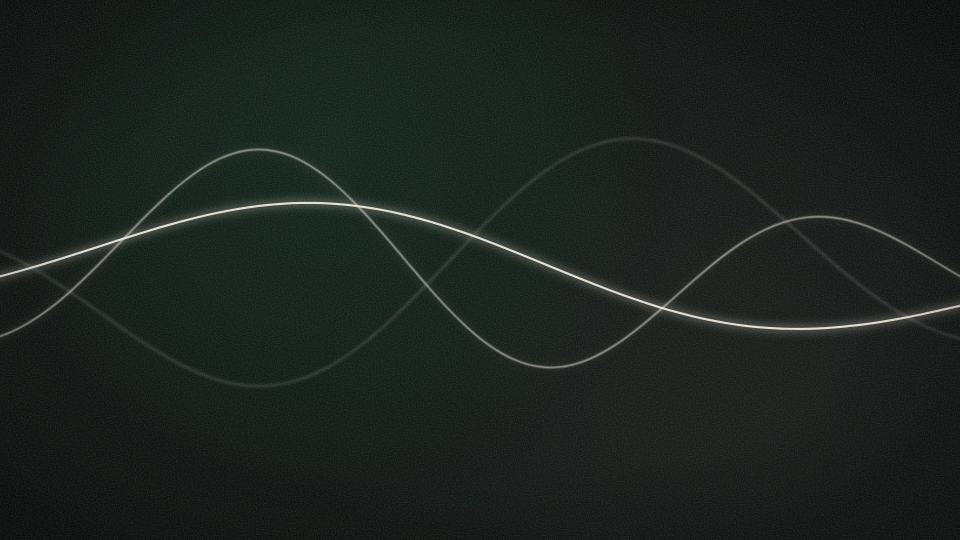
#> input picture skills/video-film-maker/references/产品片/参照图/反例_01_乱线.jpg, 1920 x 1080 px (shown at 1/2 size)
$ python look_check.py '../../skills/video-film-maker/references/产品片/参照图/反例_01_乱线.jpg'
#> lines starting #> are read from the running program, lines starting #| are printed output that depends on the picture
"""看片体检：量一批静帧够不够亮，再拼一张「手机上看是什么样」的小图。

「整体偏暗、手机上看不清」是深色界面产品片最常见的毛病，而且做的人自己最不容易发现
（显示器亮、屋里暗、盯久了眼睛适应）。所以每一轮抽帧之后跑一遍这个，用数字说话。

用法（片场的 Python）：
    film-kit\\.venv\\Scripts\\python.exe film-kit\\tools\\look_check.py <图片或目录> [更多图片或目录…]
        [--out 手机视角.jpg] [--phone 390] [--cols 3] [--light 文件名里含这个词的按亮场判]

量什么（亮度按 Rec.709 算，0–100）：
    平均亮度   整幅画面的平均。暗场镜头低于 9 就是偏暗，低于 6 手机上基本看不清
    死黑占比   亮度低于 4 的像素占多少。超过 60% 说明画面大半是黑的
    亮部       第 99 百分位的亮度（最亮的那 1% 像素，通常是字和强调色）。低于 40 说明连最亮的地方都发灰
    主体亮度   画面中间 60% 区域的平均（主角通常在这里）
亮场镜头（文件名带 --light 指定的词，或平均亮度本来就高于 50）只查「是不是过曝」。

返回码：有「偏暗」的帧返回 2，方便接进流水线；全部合格返回 0。
"""
from __future__ import annotations

import argparse
import sys
from pathlib import Path

import numpy as np
from PIL import Image

EXTS = {'.png', '.jpg', '.jpeg', '.webp'}


def luma_of(img: Image.Image) -> np.ndarray:
    a = np.asarray(img.convert('RGB'), dtype=np.float32) / 255.0
    return (0.2126 * a[..., 0] + 0.7152 * a[..., 1] + 0.0722 * a[..., 2]) * 100.0


def measure(path: Path) -> dict:
    img = Image.open(path)
    y = luma_of(img)
    h, w = y.shape
    core = y[int(h * 0.2):int(h * 0.8), int(w * 0.2):int(w * 0.8)]
    return {
        'name': path.name,
        'mean': float(y.mean()),
        'black': float((y < 4).mean() * 100),
        'p95': float(np.percentile(y, 99)),
        'core': float(core.mean()),
        'size': (w, h),
    }


def judge(m: dict, light: bool) -> list[str]:
    notes = []
    if light or m['mean'] > 50:
        if m['p95'] > 99.5 and m['mean'] > 92:
            notes.append('过曝：亮场几乎全白')
        return notes
    if m['mean'] < 6:
        notes.append('太暗：平均亮度不到 6，手机上基本看不清')
    elif m['mean'] < 9:
        notes.append('偏暗：平均亮度不到 9')
    if m['black'] > 60:
        notes.append(f'死黑占了 {m["black"]:.0f}%')
    if m['p95'] < 40:
        notes.append('亮部发灰：最亮的字和色块都不够亮')
    if m['core'] < 8:
        notes.append('画面中间偏暗：主角所在的地方不够亮')
    return notes


def phone_sheet(paths: list[Path], out: Path, phone_w: int, cols: int):
    """把每张图缩到手机竖持时的显示宽度（默认 390 px），拼成一张。缩完还读得清的字，手机上才读得清。"""
    thumbs = []
    for p in paths:
        im = Image.open(p).convert('RGB')
        th = im.resize((phone_w, round(im.height * phone_w / im.width)), Image.LANCZOS)
        thumbs.append(th)
    if not thumbs:
        return
    cols = max(1, min(cols, len(thumbs)))
    rows = (len(thumbs) + cols - 1) // cols
    gap = 12
    cell_h = max(t.height for t in thumbs)
    sheet = Image.new('RGB', (cols * phone_w + (cols + 1) * gap, rows * cell_h + (rows + 1) * gap), (128, 128, 128))
    for i, t in enumerate(thumbs):
        x = gap + (i % cols) * (phone_w + gap)
        y = gap + (i // cols) * (cell_h + gap)
        sheet.paste(t, (x, y))
    out.parent.mkdir(parents=True, exist_ok=True)
    sheet.save(out, quality=92)


def main():
    for s in (sys.stdout, sys.stderr):
        try:
            s.reconfigure(encoding='utf-8', errors='replace')
        except Exception:
            pass
    ap = argparse.ArgumentParser(description='看片体检：亮度 + 手机视角')
    ap.add_argument('inputs', nargs='+')
    ap.add_argument('--out', default='')
    ap.add_argument('--phone', type=int, default=390)
    ap.add_argument('--cols', type=int, default=3)
    ap.add_argument('--light', action='append', default=[], help='文件名里含这个词的帧按亮场判（可重复）')
    a = ap.parse_args()

    paths: list[Path] = []
    for raw in a.inputs:
        p = Path(raw)
        if p.is_dir():
            paths += sorted(q for q in p.iterdir() if q.suffix.lower() in EXTS and not q.name.startswith('_'))
        elif p.exists():
            paths.append(p)
        else:
            print(f'! 找不到 {raw}')
    if not paths:
        print('✗ 没有可量的图片')
        sys.exit(1)

    bad = 0
    print(f'{"平均":>6} {"主体":>6} {"亮部":>6} {"死黑%":>6}  文件')
    for p in paths:
        m = measure(p)
#> in measure, img is the input picture: PIL image 1920x1080 RGB; mean R, G, B 27.7, 34.8, 30.9
#> in measure, `core = y[int(h * 0.2):int(h * 0.8), int(w * 0.2):int(w * 0.8)]`:
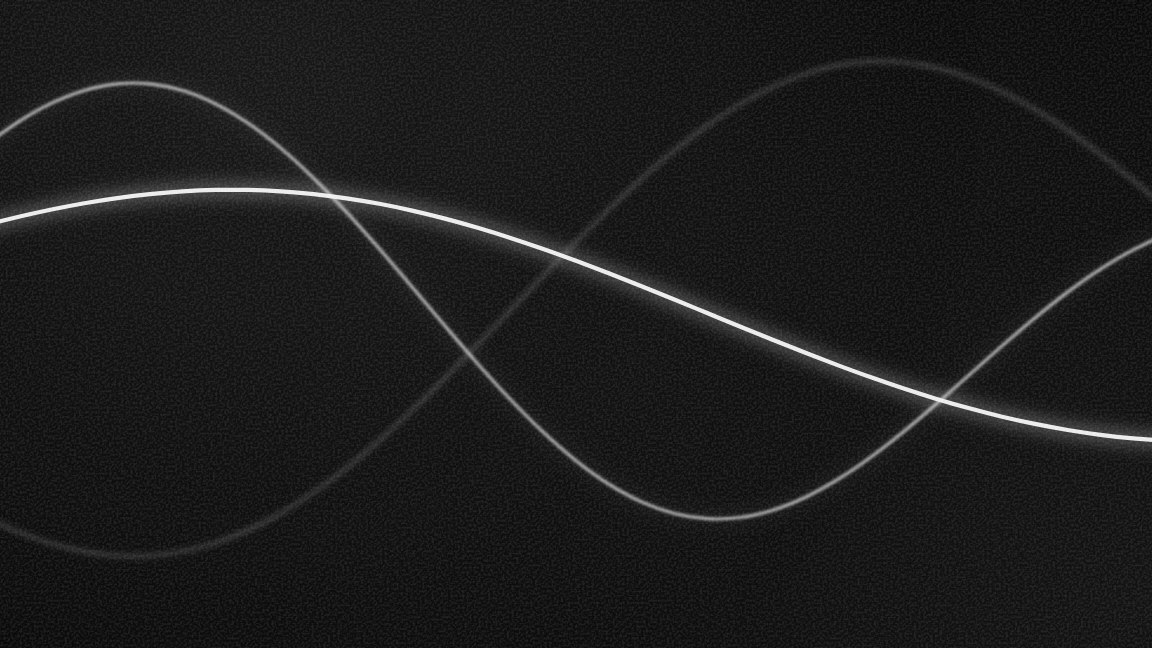
#> core: shape (648, 1152) float32; min 4.99, max 93.94, mean 14.9; drawn with min black and max white
#> m = {'name': '反例_01_乱线.jpg', 'mean': 12.93, 'black': 0.0349, 'p95': 32.24, 'core': 14.91, 'size': (1920, 1080)}
        notes = judge(m, any(k in p.name for k in a.light))
#> notes = ['亮部发灰：最亮的字和色块都不够亮']
        if any(n.startswith(('太暗', '偏暗')) for n in notes):
            bad += 1
        flag = ('  ← ' + '；'.join(notes)) if notes else ''
        print(f'{m["mean"]:6.1f} {m["core"]:6.1f} {m["p95"]:6.1f} {m["black"]:6.1f}  {m["name"]}{flag}')
#|   12.9   14.9   32.2    0.0  反例_01_乱线.jpg  ← 亮部发灰：最亮的字和色块都不够亮
    out = Path(a.out) if a.out else paths[0].parent / '_手机视角.jpg'
    phone_sheet(paths, out, a.phone, a.cols)
#> in phone_sheet, `th = im.resize((phone_w, round(im.height * phone_w / im.width)), Image..`:
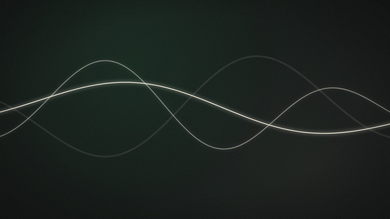
#> th: PIL image 390x219 RGB; mean R, G, B 27.7, 34.8, 30.9
#> in phone_sheet, `cols = max(1, min(cols, len(thumbs)))`: cols = 1
#> in phone_sheet, `cell_h = max(t.height for t in thumbs)`: cell_h = 219
#> in phone_sheet, `sheet = Image.new('RGB', (cols * phone_w + (cols + 1) * gap, rows * ce..`: sheet: PIL image 414x243 RGB; every value is 128
#> the loop in phone_sheet, `for i, t in enumerate(thumbs):` made 1 pass
#> (x, y) on pass 1: (12, 12)
#> after the loop in phone_sheet, `for i, t in enumerate(thumbs):`:
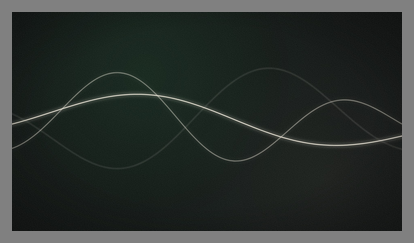
#> sheet: PIL image 414x243 RGB; mean R, G, B 42.8, 48.8, 45.5
    print(f'手机视角 → {out}（每张缩到 {a.phone}px 宽；这张图上读不清的字，手机上就读不清）')
    sys.exit(2 if bad else 0)
#> (the program exits here)
